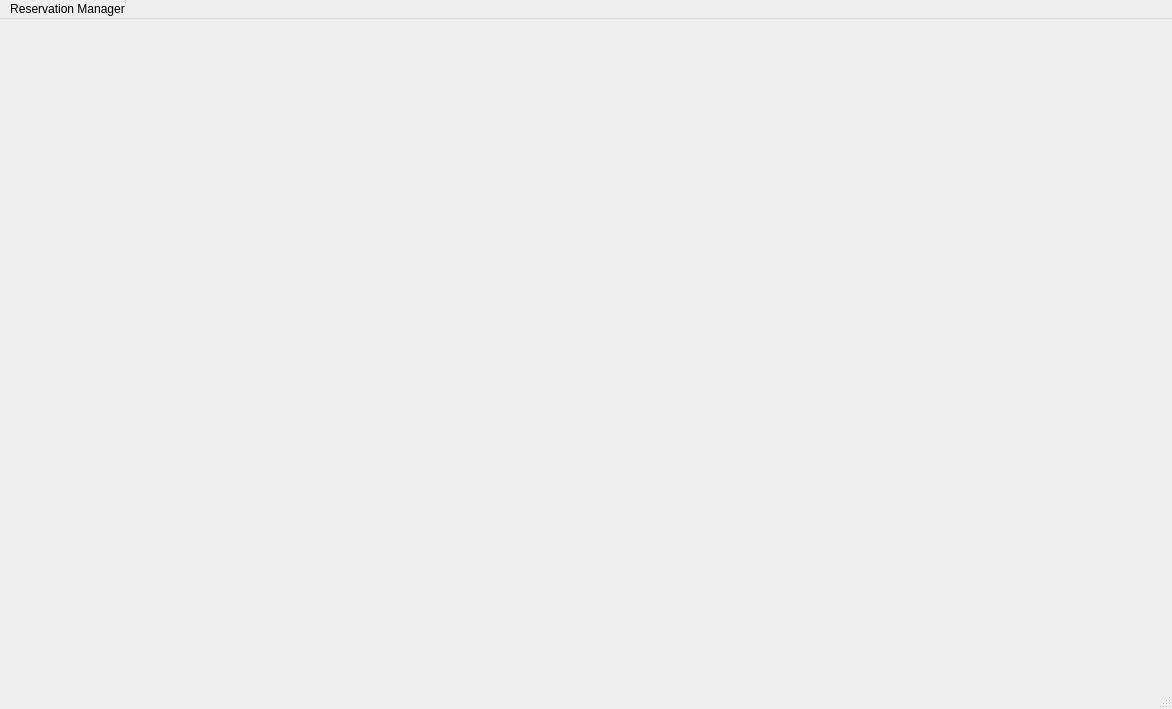
<?xml version="1.0" encoding="UTF-8"?>
<ui version="4.0">
 <class>MainWindow</class>
 <widget class="QMainWindow" name="MainWindow">
  <property name="geometry">
   <rect>
    <x>0</x>
    <y>0</y>
    <width>1172</width>
    <height>709</height>
   </rect>
  </property>
  <property name="windowTitle">
   <string>MainWindow</string>
  </property>
  <widget class="QWidget" name="centralwidget"/>
  <widget class="QMenuBar" name="menubar">
   <property name="geometry">
    <rect>
     <x>0</x>
     <y>0</y>
     <width>1172</width>
     <height>25</height>
    </rect>
   </property>
   <widget class="QMenu" name="menuReservation_Manager">
    <property name="title">
     <string>Reservation Manager</string>
    </property>
    <addaction name="separator"/>
   </widget>
   <addaction name="menuReservation_Manager"/>
  </widget>
  <widget class="QStatusBar" name="statusbar"/>
 </widget>
 <resources/>
 <connections/>
</ui>
